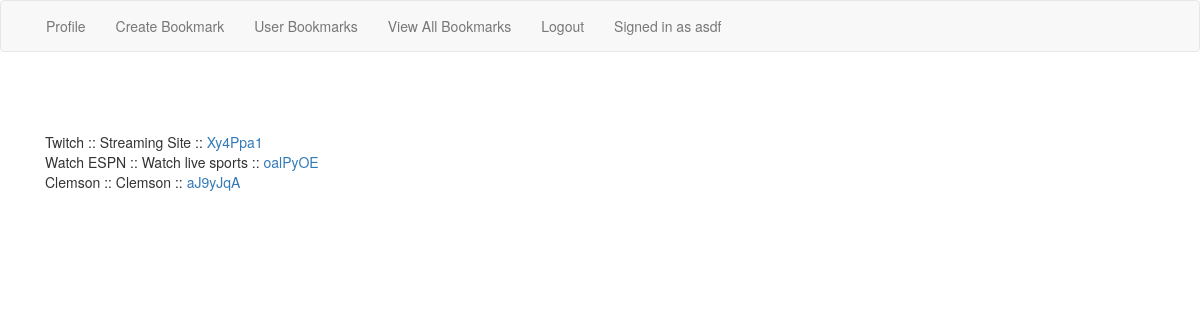
Page /bookmarks_by_users/ (signed in) on the committed database.
### url_app/models.py (models this page shows, shortened)
class Bookmark(models.Model):
    URL = models.URLField(max_length=300)
    title = models.CharField(max_length=30)
    description = models.TextField()
    user = models.ForeignKey(User)
    hash_id = models.CharField(max_length=10)
    created = models.DateTimeField(auto_now_add=True)
    clicked = models.IntegerField(default=0)
    class Meta:
        ordering = ['-created']

### url_app/views.py (the view)
# urls.py: url(r'^bookmarks_by_users/$', AllBookmarksView.as_view(), name="all_bookmarks_view"),
class AllBookmarksView(ListView):
    template_name = 'url_app/bookmark_all_list.html'
    def get_queryset(self):
        return Bookmark.objects.all()

### templates/url_app/bookmark_all_list.html (shortened to what this page needs)
{% extends 'base.html' %}
{% block content %}
<div class="container">
    {% for item in object_list %}
        {{ item.title }} :: {{ item.description }} ::
        <a href="{{ item.URL }}">{{ item.hash_id }}</a>
        <br>
    {% endfor %}
{% endblock %}

### templates/base.html (shortened to what this page needs)
{% load staticfiles %}
<!DOCTYPE html>
<html lang="en">
<head>
    <link href="https://maxcdn.bootstrapcdn.com/bootstrap/3.3.6/css/bootstrap.min.css" rel="stylesheet">
    <link rel="stylesheet" href="{% static "main.css" %}">
</head>
<body>
{% if request.user.is_authenticated %}
<nav class="navbar navbar-default">
  <div class="container-fluid">
    <div class="navbar-header">
      <a class="navbar-brand" href="#"></a>
    </div>
  <div class="collapse navbar-collapse" id="bs-example-navbar-collapse-1">
      <ul class="nav navbar-nav">
        <li><a href="{% url 'profile_view' %}">Profile <span class="sr-only">(current)</span></a></li>
        <li><a href="{% url 'create_bookmark_view' %}">Create Bookmark</a></li>
        <li><a href="{% url 'bookmark_view' %}">User Bookmarks</a></li>
        <li><a href="{% url 'all_bookmarks_view' %}">View All Bookmarks</a></li>
        <li><a href="{% url 'logout_view' %}">Logout</a></li>
        <p class="navbar-text">Signed in as <a href="#" class="navbar-link">{{ request.user }}</a></p>
</nav>
    {% endif %}
<br>
<br>
<br>
    <div class="container">
    {% block content %}
    {% endblock %}
</div>
</body>
</html>

### rows in the picture
Bookmark: title "Twitch", description "Streaming Site", hash_id "Xy4Ppa1"
Bookmark: title "Watch ESPN", description "Watch live sports", hash_id "oalPyOE"
Bookmark: title "Clemson", description "Clemson", hash_id "aJ9yJqA"

### other values in the picture
{{ request.user }} "asdf"
